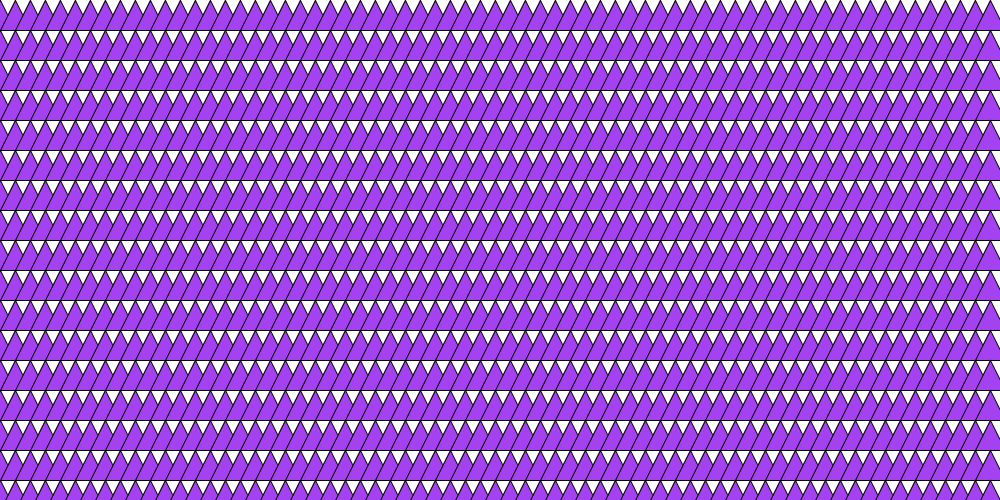
Frame 1 (no input)
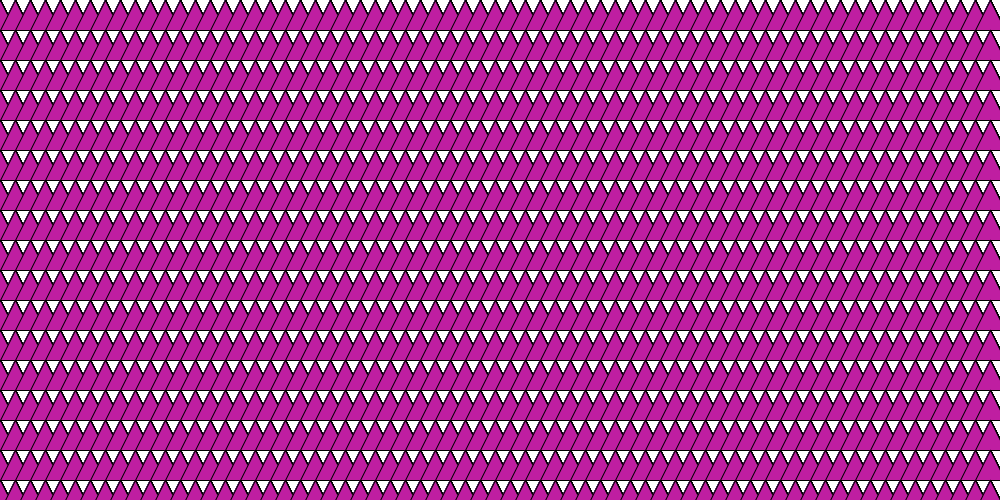
Frame 60 (the mouse pressed at the canvas centre just before this capture)
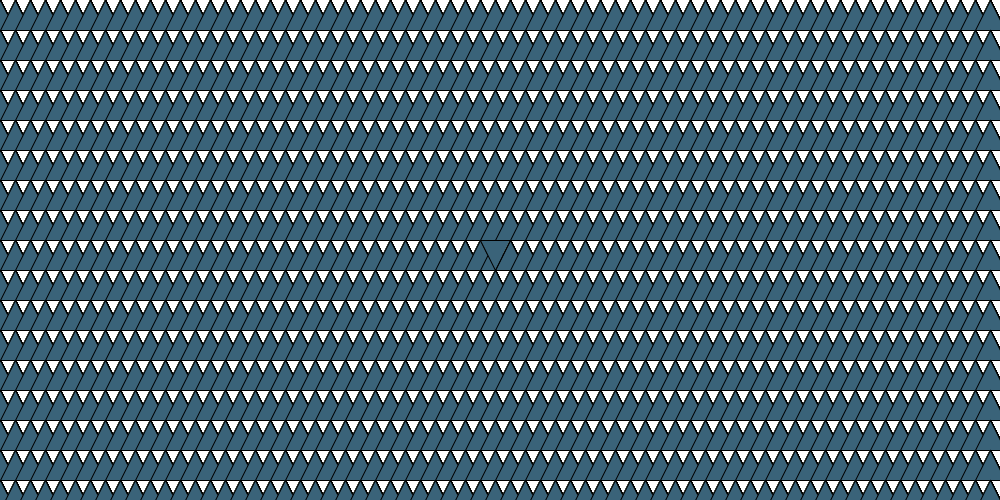
Frame 120 (the mouse held since frame 60 and released just before this capture)

The Processing sketch that drew these frames (run headless with seeded random() and noise(); from frame 60 on, the mouse is pressed at the canvas centre):

// Processing sketch: processing_10128
// ── processing_10128.pde

 
int w = 30; 
int h = 30; 
float t = 0; 

void setup(){ 
  size(1000,500); 
  background(255); 
  smooth();  
 
} 
 
void draw(){ 
 
 int fill1 = int( random(255) );
    int fill2 = int( random(255) );
    int fill3 = int( random(255) );
  fill(fill1,fill2,fill3); 

  for(int x = 0; x<=width; x+=w/2) 
    for(int y = 0; y<=height; y+=h) 
  
          triangle(x,y,x-w/2,y+h,x+w/2,y+h); 

  for(int x = -w/2; x<=width; x+=w) 
    for(int y = h; y<=height; y+=h*5) 
      if(mouseX > x-w/2 && mouseX <= x+w/2) 
        if(mouseY >= y && mouseY <= y+h) 
          triangle(x,y,x-w/2,y+h,x+w/2,y+h); 
 
  for(int x = 0; x<=width; x+=w) 
    for(int y = 0; y<=height; y+=h*2) 
      if(mouseX > x && mouseX <= x+w) 
        if(mouseY >= y && mouseY <= y+h) 
          triangle(x,y,x+w,y,x+w/2,y+h); 
 
  for(int x = -w/2; x<=width; x+=w) 
    for(int y = h; y<=height; y+=h*2) 
      if(mouseX > x && mouseX <= x+w) 
        if(mouseY >= y && mouseY <= y+h) 
          triangle(x,y,x+w,y,x+w/2,y+h); 
 
} 
 
